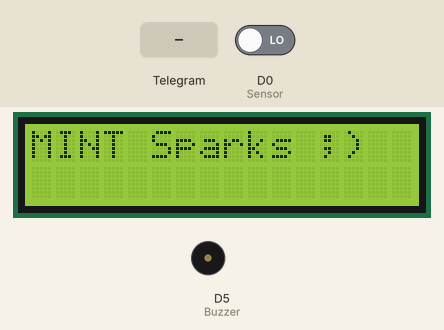
This sketch was run on a simulated ESP8266 (NodeMCU). Shown: 16×2 character LCD, buzzer (waves = sounding, pin HIGH). Inputs (shaded band) come from the test bench; at power-on: D0 (Sensor) LOW. WiFi joins after 1.5 s; servers stay silent unless stated; the local clock reads 2024-03-15 10:24:30 at power-on unless the sketch sets it; what the sketch prints to the serial monitor is not drawn.

Above: at 1.6 s.
At 9.9 s:
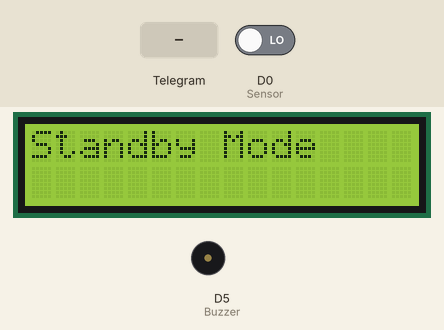
10.0 s: Telegram message "/sensorOn" received
At 12.2 s:
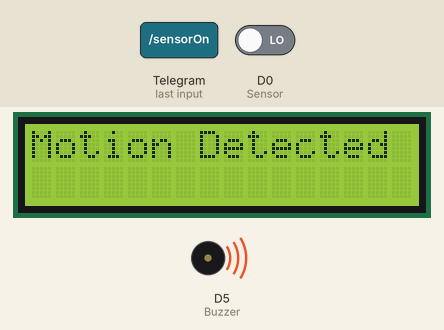
12.5 s: D0 (Sensor) driven HIGH
At 13.3 s:
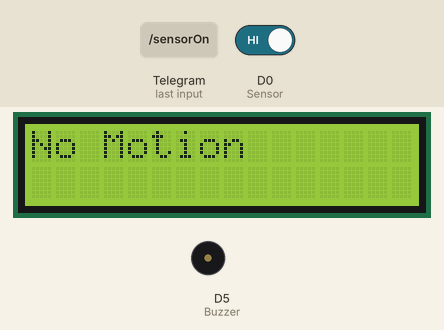
14.0 s: Telegram message "/lightOn" received
17.3 s: Telegram message "/lightOff" received
20.6 s: Telegram message "/sensorOff" received
At 23.7 s:
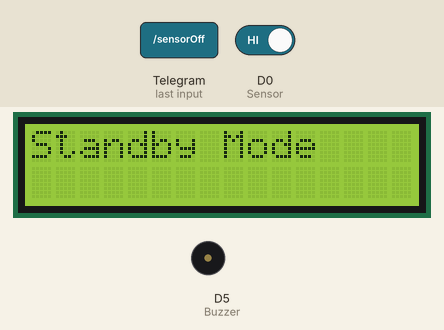
23.9 s: Telegram message "/lightStatus" received
Timing chart, 0 to 26.9 s (numbered marks = the images above; inputs shaded):
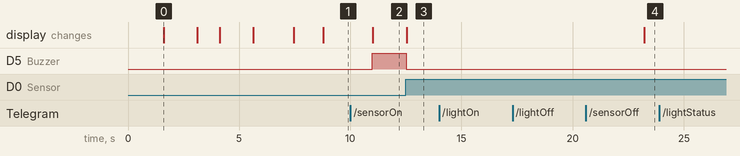

Measured:
- after the input at 10.0 s, D5 (Buzzer): LOW → HIGH after 0.99 s; the display: changes after 1.0 s (image 2)
- after the input at 12.5 s, D5 (Buzzer): HIGH → LOW at once; the display: changes at once (image 3)
- after the input at 14.0 s, every drawn part: stays the same
- after the input at 17.3 s, every drawn part: stays the same
- after the input at 20.6 s, the display: changes after 2.6 s (image 4)
- after the input at 23.9 s, every drawn part: stays the same

The sketch:

SecuritySystem.ino
```cpp
#include <Wire.h>
#include <LiquidCrystal_I2C.h>
#include <ESP8266WiFi.h>
#include <WiFiClientSecure.h>
#include <UniversalTelegramBot.h>
#include <ArduinoJson.h>


LiquidCrystal_I2C lcd(0x27, 16, 2);
const char* ssid = " "; // Enter your wifi SSID
const char* password = " "; // Enter your wifi Password

#define BOTtoken " " // Enter your BOT token (From BOTFather)
#define CHAT_ID " " // Enter your chat id (From ID Bot)

#define Sensor D0
#define Buzzer D5


X509List cert(TELEGRAM_CERTIFICATE_ROOT);
WiFiClientSecure client;
UniversalTelegramBot bot(BOTtoken, client);

const unsigned long BOT_MTBS = 1000;
const int ledPin = LED_BUILTIN;
int ledStatus = 0;
int sensorStatus = 0;
unsigned long bot_lasttime;

void handleNewMessages(int numNewMessages) {
  Serial.print("handleNewMessages ");
  Serial.println(numNewMessages);

  for (int i = 0; i < numNewMessages; i++) {
    String chat_id = bot.messages[i].chat_id;
    String text = bot.messages[i].text;

    String from_name = bot.messages[i].from_name;
    if (from_name == "")
      from_name = "Guest";

    if (text == "/lightOn") {
      digitalWrite(ledPin, HIGH);  // turn the LED on (HIGH is the voltage level)
      ledStatus = 1;
      bot.sendMessage(chat_id, "Turning on the light", "");
    }

    if (text == "/lightOff") {
      ledStatus = 0;
      digitalWrite(ledPin, LOW);  // turn the LED off (LOW is the voltage level)
      bot.sendMessage(chat_id, "Turning off the light", "");
    }

    if (text == "/lightStatus") {
      if (ledStatus) {
        bot.sendMessage(chat_id, "Light is ON", "");
      } else {
        bot.sendMessage(chat_id, "Light is OFF", "");
      }
    }


    if (text == "/sensorOn") {
      sensorStatus = 1;
      bot.sendMessage(chat_id, "Turning on your Security System", "");
    }

    if (text == "/sensorOff") {
      sensorStatus = 0;
      bot.sendMessage(chat_id, "Turning off your Security System ", "");
    }

    if (text == "/sensorStatus") {
      if (sensorStatus) {
        bot.sendMessage(chat_id, "Security System is ON", "");
      } else {
        bot.sendMessage(chat_id, "Security System is OFF", "");
      }
    }

    if (text == "/start") {
      String welcome = "Welcome to MINT Sparks IOT solutions 🌐, " + from_name + "!.\n";
      welcome += "This is MINT Spark Bot 🤖\n\n";
      welcome += "/sensorOn : to switch ON your Security System\n";
      welcome += "/sensorOff : to switch OFF your Security System\n";
      welcome += "/sensorStatus : Returns current status of the Light\n\n";
      welcome += "/lightOn : to switch the Light ON\n";
      welcome += "/lightOff : to switch the Light OFF\n";
      welcome += "/lightstatus : Returns current status of the Light\n";
      bot.sendMessage(chat_id, welcome, "Markdown");
    }
  }
}

void welcomeText() {
  lcd.clear();
  lcd.setCursor(0, 0);
  lcd.print("MINT Sparks :)");
  delay(1500);
  lcd.clear();
  lcd.setCursor(0, 0);
  lcd.print("MINT Sparks ;)");
  delay(1500);
  lcd.clear();
  lcd.setCursor(0, 0);
  lcd.print("MINT Sparks :)");
  delay(1000);
}
void responseScreen() {

  String welcome = "Should I turn on your Security system?🚨.\n\n";
  welcome += "/sensorOn : to switch ON\n";
  welcome += "/sensorOff : to switch OFF\n";
  bot.sendMessage(CHAT_ID, welcome, "Markdown");
}


void replyScreen() {

  String welcome = "Should I turn on the light?💡.\n\n";
  welcome += "/lightOn : to switch the Led ON\n";
  welcome += "/lightOff : to switch the Led OFF\n";

  welcome += "/lightStatus : Returns current status of LED\n";
  bot.sendMessage(CHAT_ID, welcome, "Markdown");
}

void setup() {
  Serial.begin(115200);
  lcd.init();
  lcd.backlight();
  Wire.begin(D2, D1);
  configTime(0, 0, "pool.ntp.org");  // get UTC time via NTP
  client.setTrustAnchors(&cert);     // Add root certificate for api.telegram.org

  pinMode(Sensor, INPUT);
//  pinMode(LEDR, OUTPUT);
//pinMode(LEDG, OUTPUT);
  pinMode(Buzzer, OUTPUT);

 // digitalWrite(LEDR, LOW);
  //digitalWrite(LEDG, LOW);
  //digitalWrite(LEDWIFI, LOW);

  WiFi.mode(WIFI_STA);
  WiFi.begin(ssid, password);
  //welcome text
  welcomeText();


  int a = 16;
  while (WiFi.status() != WL_CONNECTED) {
    Serial.print(".");
    lcd.setCursor(a, 0);
    lcd.print(".");
    delay(1000);
    a++;
  }

  Serial.println("");
  lcd.clear();
  lcd.setCursor(0, 0);
  lcd.print("WiFi connected");
  delay(1500);
  Serial.println("WiFi connected");
  Serial.print("IP address: ");
  lcd.setCursor(0, 1);
  lcd.print(WiFi.localIP());
  Serial.println(WiFi.localIP());
  delay(1500);

  bot.sendMessage(CHAT_ID, "Welcome to MINT Sparks IOT solutions,  \n\nWiFi Connected! 🌐", "");
  lcd.clear();
  lcd.setCursor(0, 0);
  lcd.print("System started");
  delay(1000);
  responseScreen();
}

void loop() {
  while (!sensorStatus) {
    digitalWrite(Buzzer, LOW);
    lcd.clear();
    lcd.setCursor(0, 0);
    lcd.print("Standby Mode");
    if (millis() - bot_lasttime > BOT_MTBS) {
      int numNewMessages = bot.getUpdates(bot.last_message_received + 1);


      while (numNewMessages) {
        Serial.println("got response");
        handleNewMessages(numNewMessages);
        numNewMessages = bot.getUpdates(bot.last_message_received + 1);
      }

      bot_lasttime = millis();
    }
  }
  bool readValue = digitalRead(Sensor);
  bool value = !readValue;
  Serial.println(value);
  if (value == 1) {
    Serial.println("Motion Detected");
    digitalWrite(Buzzer, HIGH);
    lcd.clear();
    lcd.setCursor(0, 0);
    lcd.print("Motion Detected");
    bot.sendMessage(CHAT_ID, "Motion detected!!", "");
    replyScreen();
   // delay(1500);

  } else if (value == 0) {
    digitalWrite(Buzzer, LOW);
    lcd.clear();
    lcd.setCursor(0, 0);
    lcd.print("No Motion    ");
  }
  if (millis() - bot_lasttime > BOT_MTBS) {
    int numNewMessages = bot.getUpdates(bot.last_message_received + 1);

    while (numNewMessages) {
      Serial.println("got response");
      handleNewMessages(numNewMessages);
      numNewMessages = bot.getUpdates(bot.last_message_received + 1);
    }

    bot_lasttime = millis();
  }
}
```
